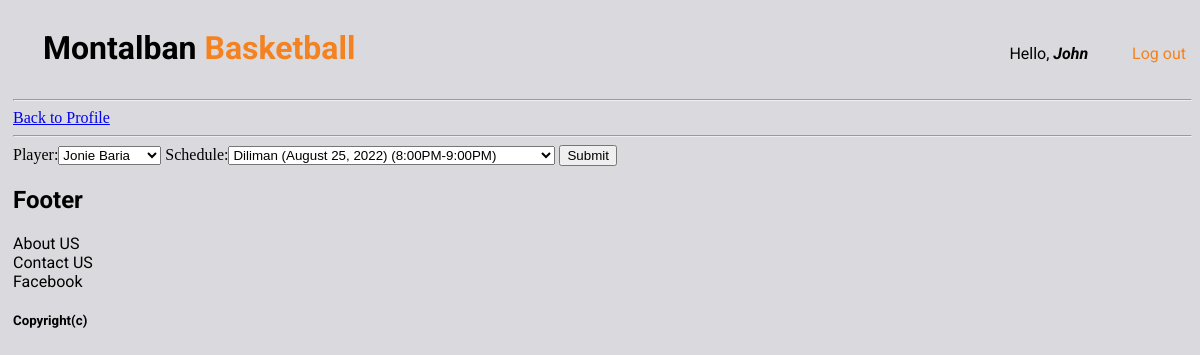
Screenshot of /update_booking/12 (signed in) with the database file from the repository.
### gametime/models.py (models this page shows, shortened)
class Booking(models.Model):
	STATUS = (
		('waiting for players...', 'waiting for players...'),
		('Complete Players', 'Complete Players'),
		('Rescheduled', 'Rescheduled'),
		('Now Playing', 'Now Playing'),
		('Game Ended', 'Game Ended'),
		)
	player = models.ForeignKey(Player, null=True, blank=True, on_delete= models.SET_NULL)
	schedule = models.ForeignKey(Schedule, null=True,blank=True, on_delete= models.SET_NULL)
	date_booked = models.DateTimeField(auto_now_add=True, blank=True)
	status= models.CharField(max_length=200, null=True, blank=True, choices=STATUS)
	payment = models.ForeignKey(Tag, null=True, blank=True, on_delete= models.SET_NULL)

class Schedule(models.Model):
	COURTS = (
		('Eastwood Ph1', 'Eastwood Ph1'),
		('Eastwood Ph2', 'Eastwood Ph2'),
		('Diliman', 'Diliman'),
		('Eastwind', 'Eastwind'),
		('Centella', 'Centella'),
		)
	TIME = (
		('5:00PM-6:00PM', '5:00PM-6:00PM'),
		('6:00PM-7:00PM', '6:00PM-7:00PM'),
		('7:00PM-8:00PM', '7:00PM-8:00PM'),
		('8:00PM-9:00PM', '8:00PM-9:00PM'),
		)
	court = models.CharField(max_length=200, null=True,blank=True, choices=COURTS)
	schedule = models.CharField(max_length=200, null=True, blank=True, choices=TIME)
	statman = models.CharField(max_length=200, blank=True, null=True)
	price = models.FloatField(null=True, blank=True,)
	date = models.CharField(max_length=200, blank=True, null=True)
	def __str__(self):
		return f"{self.court} ({self.date}) ({self.schedule}) "

### gametime/views.py (the view)
# urls.py: path('update_booking/<str:pk>', views.updatebooking, name='update_booking'),
@login_required(login_url='login')
def updatebooking(request, pk):
    book = Booking.objects.get(id=pk)
    form = OrderForm(instance=book)
    if request.method == "POST":
        form = OrderForm(request.POST, instance=book)
        if form.is_valid():
            form.save()
            return redirect('/')
    context = {'form': form}
    return render(request,'gametime/booking_form.html', context)

### gametime/forms.py
class OrderForm(ModelForm):
	class Meta:
		model = Booking
		fields = ['player', "schedule"]

### gametime/models.py (called while the page is built)
	def __str__(self):
		return str(self.name)

### gametime/templates/gametime/booking_form.html (shortened to what this page needs)
 {% extends 'gametime/main.html' %}
 {% load static %}
 {% block content %}
    <span><a href="{% url 'PlayerProf' %}"> Back to Profile</a></span>
    <br>
 <hr>
    <form action="" method="POST">
            {{form}}
        <input type="submit" name="Submit">
    </form>
 {% endblock %}

### gametime/templates/gametime/main.html (shortened to what this page needs)
<!DOCTYPE html>
<html>
<head>
</head>
<body style="background-color:#dadade; padding-left: 5px;">
<div style="margin-bottom:10px">
	<div style="display:inline-block;"><h1 style="display: inline-block;margin-right: 650px; margin-left: 30px; font-family: Roboto;">Montalban <span style="color:#f58220;">Basketball</span></h1>
	</div>
	<div align="center" style="display: inline-block;font-family: roboto;">Hello, <b><i>{{request.user}}</i></b>
	<p style="display: inline-block; "><span style="margin-left: 40px; color:#f58220; font-family: roboto"><a style="color: #f58220; text-decoration: none;" href="{% url 'logout' %}">Log out</a></span></p>
	</div>
</div>
<hr>
	{%block content%}
	{% endblock %}
	<div style="font-family: roboto"><h2>Footer</h2>
	<p>About US</p>
	<p>Contact US</p>
	<p>Facebook</p>
	<h5>Copyright(c)</h5></div>
</body>
</html>

### gametime/templates/gametime/main.html (style rules this page uses)
p { margin: 0; }

### rows the page displays
Booking: player "Jonie Baria"
Schedule: schedule "Diliman (August 25, 2022) (8:00PM-9:00PM)"

### other values shown
{{ request.user }} "John"
